Frame 1 (no input): blank canvas, image omitted
Frame 60 (the mouse pressed at the canvas centre just before this capture): blank canvas, image omitted
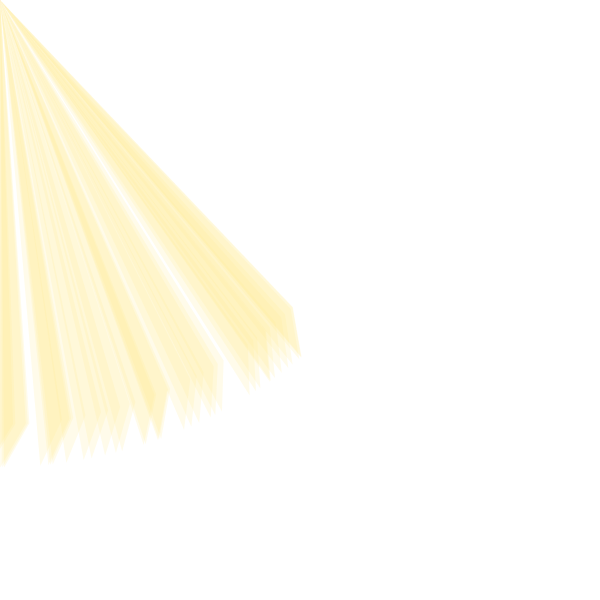
Frame 120 (the mouse held since frame 60 and released just before this capture)

The Processing sketch whose frames 1 and 60 were blank and that drew this single picture after the mouse press (run headless with seeded random() and noise(); from frame 60 on, the mouse is pressed at the canvas centre):

// Processing sketch: processing_161605
// ── processing_161605.pde

int x; int y; int trans;

void setup(){
  size(600, 600);
  frameRate(30);
  background(255);
}

void draw(){
  if (mousePressed) {
      rotate(random(0, PI/2));
      noStroke();
      triangle(mouseX,mouseY,x,y,mouseX+10,mouseY+50);
      fill(255,237,147,50);
  }
}
